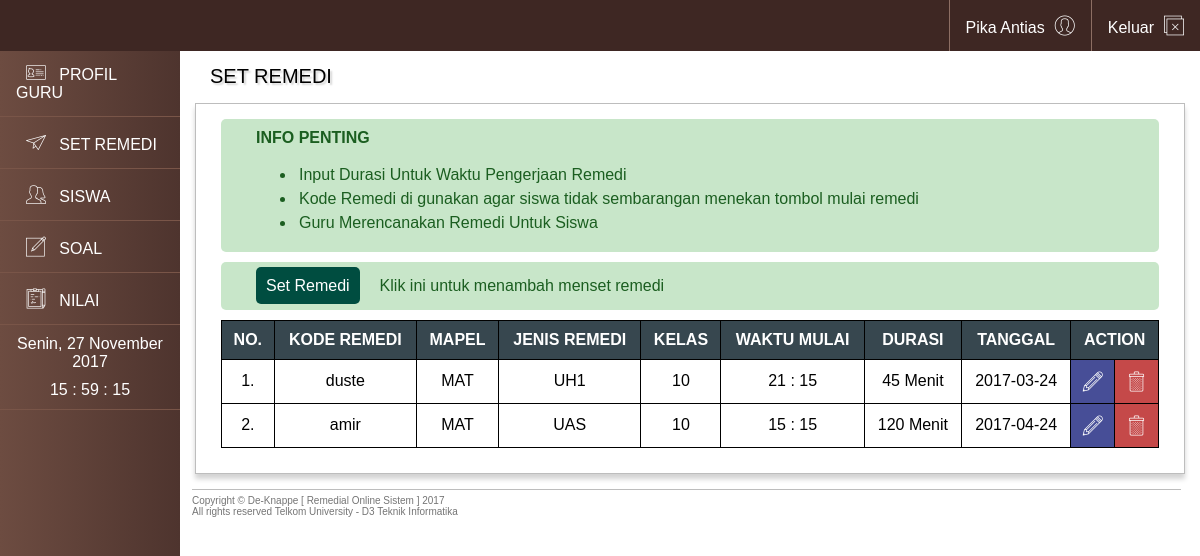
Page /page_guru/set_remedi.php (signed in) on the committed database.
### tables this page shows
CREATE TABLE `guru` (
  `id_guru` int(20) NOT NULL,
  `password` varchar(35) NOT NULL,
  `nama_guru` varchar(30) NOT NULL,
  `alamat_guru` varchar(30) NOT NULL,
  `gender_guru` varchar(30) NOT NULL,
  `telp_guru` varchar(16) NOT NULL,
  `email_guru` varchar(30) NOT NULL,
  `id_mapel` varchar(3) NOT NULL,
  `foto_guru` varchar(100) NOT NULL
);

CREATE TABLE `set_remedi` (
  `id_set_remedi` int(255) NOT NULL,
  `kode_remedi` varchar(25) NOT NULL,
  `id_mapel` varchar(3) NOT NULL,
  `id_remedi` varchar(4) NOT NULL,
  `kelas` int(3) NOT NULL,
  `jam_mulai` int(4) NOT NULL,
  `menit_mulai` int(4) NOT NULL,
  `durasi` int(4) NOT NULL,
  `tanggal` date NOT NULL
);

### page_guru/body_part/query_body.php (called while the page is built)
<?php
    $sql = "SELECT * from guru join mapel on guru.id_mapel = mapel.id_mapel where id_guru='$cek'";
    $qry = $conn->query($sql);
    $data = $qry->fetch_array();
?>

### page_guru/body_part/query_content.php (called while the page is built, shortened)
<?php
    $no = 1;
    $cekmapel = $data['id_mapel'];
    $sql_remedi = "select * from set_remedi where id_mapel = '$cekmapel'";
    $query_remedi = $conn->query($sql_remedi);
?>

### page_guru/set_remedi.php (the view, shortened to what this page needs)
<?php
		include ('../php/connect.php');
		$cek=$_SESSION['user'];
		include ('body_part/query_body.php');
		include ('body_part/query_content.php');
		if (isset($_SESSION['user']) && isset($_SESSION['pass'])) {
?>
<!DOCTYPE html>
<html>
	<head>
		<link rel="stylesheet" type="text/css" href="../css/template.css">
		<link rel="stylesheet" type="text/css" href="../css/view_guru.css">
		<link rel="stylesheet" type="text/css" href="../css/font/flaticon.css">
	</head>
	<body>
		<header>
			<ul class="navbar">
			  <li><a href="../php/logout_guru.php">Keluar<i class="flaticon-close"></i></a></li>
			  <li><a href="profil_guru.php"><?php echo $data['nama_guru']; ?><i class="flaticon-user-3"></i></a></li>
			</ul>
		</header>
		<?php require_once('body_part/sidebar.php') ?>
		<div class="content">
			<div class="isijudul">
			SET REMEDI
			</div>
			<div class="isi">
				<div class="info-pilihan">
					<span>INFO PENTING</span>
					<ul>
						<li>Input Durasi Untuk Waktu Pengerjaan Remedi</li>
						<li>Kode Remedi di gunakan agar siswa tidak sembarangan menekan tombol mulai remedi</li>
						<li>Guru Merencanakan Remedi Untuk Siswa</li>
					</ul>
				</div>
				<div class="insert-data">
					<a href="set_remedi/tambah_set_remedi.php">Set Remedi</a><span>Klik ini untuk menambah menset remedi</span>
				</div>
				<div class="yeezy">
					<table class="list">
						<tr>
							<th>NO.</th>
							<th>KODE REMEDI</th>
							<th>MAPEL</th>
							<th>JENIS REMEDI</th>
							<th>KELAS</th>
							<th>WAKTU MULAI</th>
							<th>DURASI</th>
							<th>TANGGAL</th>
							<th colspan="2">ACTION</th>
						</tr>
						<?php
						while ($r_set_remedi = $query_remedi->fetch_array()) {
							echo'
						<tr>
							<td>'.$no++.'.</td>
							<td>'.$r_set_remedi['kode_remedi'].'</td>
							<td>'.$r_set_remedi['id_mapel'].'</td>
							<td>'.$r_set_remedi['id_remedi'].'</td>
							<td>'.$r_set_remedi['kelas'].'</td>
							<td>'.$r_set_remedi['jam_mulai']. ' : '.$r_set_remedi['menit_mulai'].'</td>
							<td>'.$r_set_remedi['durasi'].' Menit</td>
							<td>'.$r_set_remedi['tanggal'].'</td>
							<td class="edit"><a href="set_remedi/edit_set_remedi.php?id_set_remedi='.$r_set_remedi['id_set_remedi'].'"><i class="flaticon-edit"></i></a></td>
							<td class="hapus"><a href="set_remedi/hapus_set_remedi.php?id_set_remedi='.$r_set_remedi['id_set_remedi'].'"><i class="flaticon-garbage"></i></a></td>
						</tr>
						';
						}
						?>
					</table>
				</div>
			</div>
		</div>
		<footer>
			<div class="footer">
			Copyright &copy; De-Knappe [ Remedial Online Sistem ] 2017<br>
			All rights reserved Telkom University - D3 Teknik Informatika<br>
			</div>
		</footer>
	</body>
</html>
<?php
}
	else
	{
  		header("location: ../login_guru.php");
	}
?>

### css/template.css (style rules this page uses)
body { margin: 0px; font-family: Arial, Helvetica, sans-serif; }
header { position: fixed; z-index: 2; }
a { color: white; }
ul.navbar { list-style-type: none; margin: 0; padding: 0; overflow: hidden; background-color: #3E2723; position: fixed; width: 100%; }
ul.navbar li { float: right; border-left: 1px solid #8D6E63; }
li a { display: block; text-align: left; padding: 14px 16px; text-decoration: none; }
div.content { margin-left: 15%; padding: 15px; height: 100%; }
div.content div.isijudul { padding: 15px 15px; font-size: 20px; text-shadow: 2px 2px 2px lightgrey; }
.footer { color: #757575; font-size: 10px; border-top: 1px solid #BDBDBD; padding: 5px 5px 12px 0px ; bottom: 0; position: relative; display: block; width: 82%; margin-left: 16%; }
.isi { border: 1px solid #BDBDBD; height: 100%; padding: 15px; box-shadow: 0px 5px 5px 0px lightgrey; }
td { padding: 10px; }
table { margin-left: 3%; position: inline; }
div.info-pilihan { background-color: #C8E6C9; color: #1B5E20; margin: 0px 10px 10px 10px; padding: 10px 35px 1px 35px; border-radius: 5px; }
div.info-pilihan ul li { padding: 3px; }
div.info-pilihan span { font-weight: bold; }
div.insert-data { background-color: #C8E6C9; margin: 10px 10px; color: #1B5E20; padding: 15px 35px; border-radius: 5px; }
div.insert-data a { text-decoration: none; padding: 10px; margin-right: 20px; background: #004D40; border-radius: 5px; }

### css/view_guru.css (style rules this page uses)
div.yeezy { margin: 10px; }
table.list { margin: 0; width: 100%; border-collapse: collapse; }
table.list tr td, th { border: 1px solid black; padding: 10px; text-align: center; }
table.list tr th { background-color: #37474F; color: white; }
.edit a, .hapus a { text-decoration: none; display: inline; margin-left: -10px; }
.hapus { background-color: #B71C1C; opacity: 0.8; }
.edit { background-color: #1A237E; opacity: 0.8; }

### rows in the picture
guru: nama_guru "Pika Antias"
set_remedi: kode_remedi "duste", id_mapel "MAT", id_remedi "UH1", kelas "10", jam_mulai "21", menit_mulai "15", durasi "45", tanggal "2017-03-24"
set_remedi: kode_remedi "amir", id_mapel "MAT", id_remedi "UAS", kelas "10", jam_mulai "15", menit_mulai "15", durasi "120", tanggal "2017-04-24"
